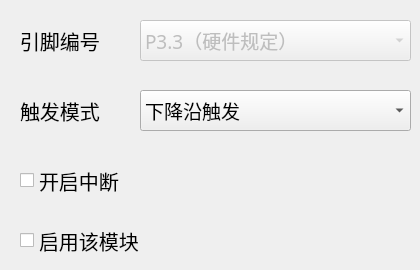
      <widget class="QWidget" name="tab_9">
       <attribute name="title">
        <string>EX1</string>
       </attribute>
       <widget class="QCheckBox" name="checkBox_ex1_en">
        <property name="geometry">
         <rect>
          <x>20</x>
          <y>220</y>
          <width>171</width>
          <height>41</height>
         </rect>
        </property>
        <property name="font">
         <font>
          <family>Arial Unicode MS</family>
          <pointsize>15</pointsize>
         </font>
        </property>
        <property name="text">
         <string>启用该模块</string>
        </property>
       </widget>
       <widget class="QCheckBox" name="checkBox_ex1it">
        <property name="geometry">
         <rect>
          <x>20</x>
          <y>160</y>
          <width>131</width>
          <height>41</height>
         </rect>
        </property>
        <property name="font">
         <font>
          <family>Arial Unicode MS</family>
          <pointsize>15</pointsize>
         </font>
        </property>
        <property name="text">
         <string>开启中断</string>
        </property>
       </widget>
       <widget class="QLabel" name="label_20">
        <property name="geometry">
         <rect>
          <x>20</x>
          <y>20</y>
          <width>101</width>
          <height>41</height>
         </rect>
        </property>
        <property name="font">
         <font>
          <family>Arial Unicode MS</family>
          <pointsize>15</pointsize>
         </font>
        </property>
        <property name="text">
         <string>引脚编号</string>
        </property>
       </widget>
       <widget class="QComboBox" name="comboBox_7">
        <property name="enabled">
         <bool>false</bool>
        </property>
        <property name="geometry">
         <rect>
          <x>140</x>
          <y>20</y>
          <width>271</width>
          <height>41</height>
         </rect>
        </property>
        <property name="font">
         <font>
          <family>Arial Unicode MS</family>
          <pointsize>14</pointsize>
         </font>
        </property>
        <item>
         <property name="text">
          <string>P3.3（硬件规定）</string>
         </property>
        </item>
       </widget>
       <widget class="QComboBox" name="comboBox_ex1_trigmode">
        <property name="enabled">
         <bool>true</bool>
        </property>
        <property name="geometry">
         <rect>
          <x>140</x>
          <y>90</y>
          <width>271</width>
          <height>41</height>
         </rect>
        </property>
        <property name="font">
         <font>
          <family>Arial Unicode MS</family>
          <pointsize>14</pointsize>
         </font>
        </property>
        <item>
         <property name="text">
          <string>下降沿触发</string>
         </property>
        </item>
        <item>
         <property name="text">
          <string>低电平触发</string>
         </property>
        </item>
       </widget>
       <widget class="QLabel" name="label_21">
        <property name="geometry">
         <rect>
          <x>20</x>
          <y>90</y>
          <width>101</width>
          <height>41</height>
         </rect>
        </property>
        <property name="font">
         <font>
          <family>Arial Unicode MS</family>
          <pointsize>15</pointsize>
         </font>
        </property>
        <property name="text">
         <string>触发模式</string>
        </property>
       </widget>
      </widget>
